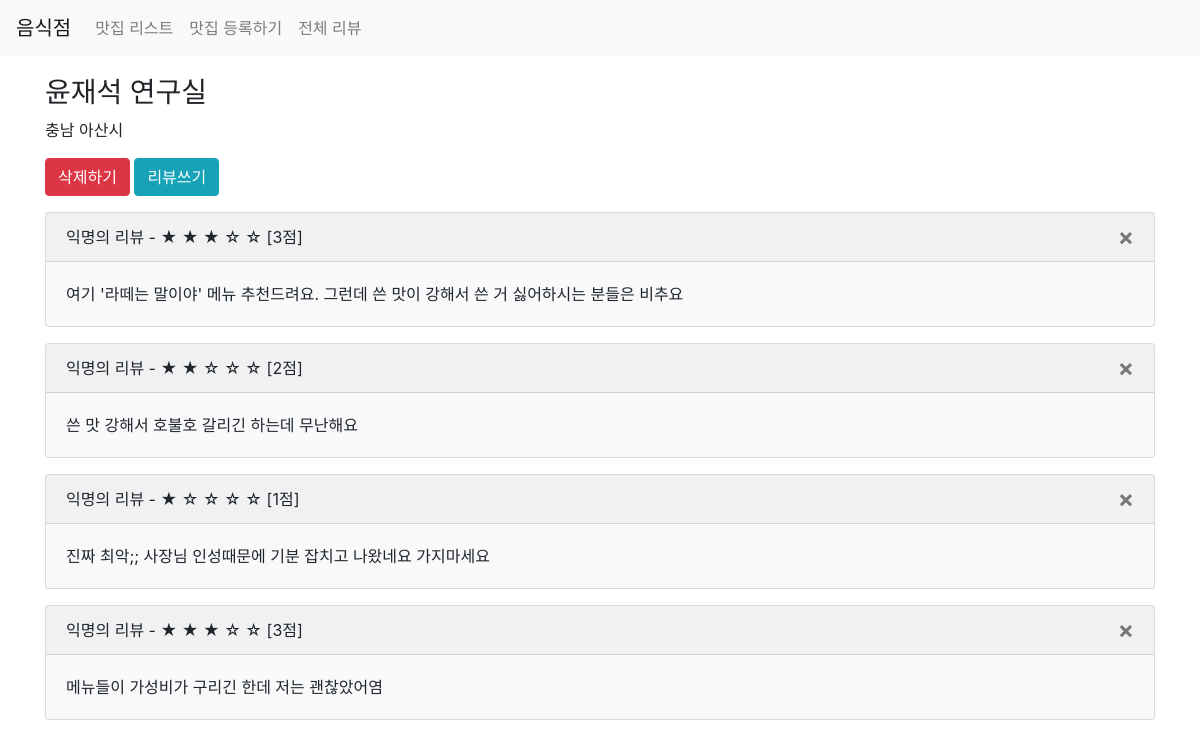
Screenshot of /third/restaurant/22/ with the database file from the repository.
### third/models.py (models this page shows)
class Restaurant(models.Model):
    name = models.CharField(max_length=30)
    address = models.CharField(max_length=200)
    password = models.CharField(max_length=20, default=None, null=True)
    image = models.CharField(max_length=500, default=None, null=True)
    created_at = models.DateTimeField(auto_now_add=True)
    updated_at = models.DateTimeField(auto_now=True)

class Review(models.Model):
    point = models.IntegerField()
    comment = models.CharField(max_length=500)
    restaurant = models.ForeignKey(Restaurant, on_delete=models.CASCADE)
    created_at = models.DateTimeField(auto_now_add=True)
    updated_at = models.DateTimeField(auto_now=True)

### third/views.py (the view)
# urls.py: path('restaurant/<int:id>/', views.detail, name="restaurant-detail"),
def detail(request, id):
    if id is not None:
        item = get_object_or_404(Restaurant, pk=id)
        reviews = Review.objects.filter(restaurant=item).all()
        return render(request, 'third/detail.html', {'item': item, 'reviews': reviews})
    return HttpResponseRedirect('/third/list/')

### third/templates/third/detail.html
{% extends 'third/base.html' %}
{% load static %}
{% block content %}
    <div class="container">
        <div class="row">
            <div class="col-sm-12" style="margin-top:20px">
                <h3>{{ item.name }}</h3>
                <p>
                    {{ item.address }}
                </p>
                <p>
                    <a href="{% url 'restaurant-delete' id=item.id%}">
                        <button class="btn btn-danger">삭제하기</button>
                    </a>
                    <a href="{% url 'review-create' restaurant_id=item.id %}">
                        <button class="btn btn-info">리뷰쓰기</button>
                    </a>
                </p>
                {% for review in reviews %}
                    <div class="card bg-light mb-3">
                        <div class="card-header">
                            익명의 리뷰 -
                            {% for x in "x"|rjust:5 %}
                                {% if forloop.counter <= review.point %}
                                    ★
                                {% else %}
                                    ☆
                                {% endif %}
                            {% endfor %}
                            [{{ review.point }}점]
                            <a href="{% url 'review-delete' restaurant_id=item.id review_id=review.id %}">
                                <button type="button" class="close" aria-label="Close">
                                    <span aria-hidden="true">&times;</span>
                                </button>
                            </a>
                        </div>
                        <div class="card-body">
                            <p class="card-text">{{ review.comment }}</p>
                        </div>
                    </div>
                {% endfor %}
            </div>
        </div>
    </div>
{% endblock %}

### rows the page displays
Restaurant: name "윤재석 연구실", address "충남 아산시"
Review: point "3", comment "여기 '라떼는 말이야' 메뉴 추천드려요. 그런데 쓴 맛이 강해서 쓴 거 싫어하시는 분들은 비추요"
Review: point "2", comment "쓴 맛 강해서 호불호 갈리긴 하는데 무난해요"
Review: point "1", comment "진짜 최악;; 사장님 인성때문에 기분 잡치고 나왔네요 가지마세요"
Review: point "3", comment "메뉴들이 가성비가 구리긴 한데 저는 괜찮았어염"
